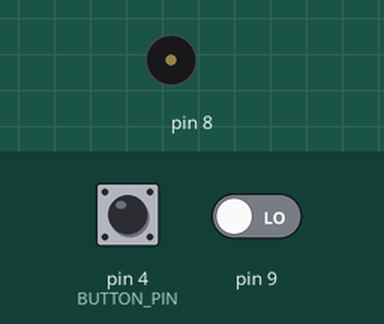
This sketch was run on a simulated Arduino Uno, built with avr-gcc and run on an emulated ATmega328P. On the bench: buzzer (waves = sounding). The inputs (shaded band) are chosen by the test bench; at power-on: pin 4 (BUTTON_PIN) LOW, pin 9 LOW. What the sketch prints to the serial monitor is not drawn.

Above: at 1.2 s.
1.3 s: pin 4 (BUTTON_PIN) pulled HIGH for 0.15 s
At 2.4 s:
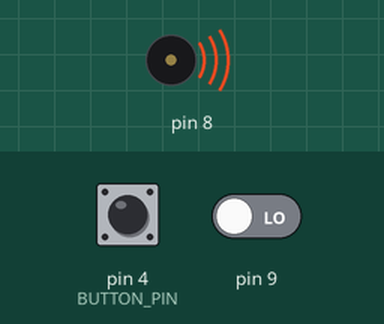
Timing chart, 0 to 4.3 s (numbered marks = the images above; inputs shaded):
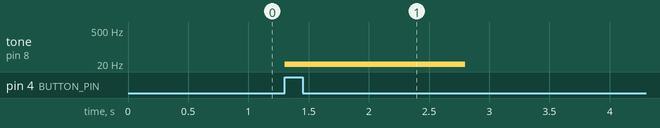

The sketch:

Primeiro_enigma.ino
```cpp
#define BUTTON_PIN 4

long int del;
int inst;
int grilo = 16;
int bau;
int coco;
bool isTouchPressed(int pin)
{
   return digitalRead(pin) == HIGH;
}


struct touch {
   byte wasPressed = LOW;
   byte isPressed = LOW;
};
touch touch;
void setup()
{


   Serial.begin(115200);
   del = millis();
   pinMode(BUTTON_PIN, INPUT);
   pinMode(9, INPUT);

}
void loop()
{
  int state = digitalRead(9);
  Serial.println(state);
  if (millis()-del > 1000){
    if (state == HIGH){
      coco ++;
    }

  }

  if (coco >= 1){
   if (millis() - del > 1000){
     tone(8, grilo,300);
     del = millis();
   }
  }
   touch.isPressed = isTouchPressed(BUTTON_PIN);

   if (touch.wasPressed != touch.isPressed) {
     Serial.println("touch being pressed");
     inst ++;
     Serial.println(inst);
   }
   if (inst == 1){
    for ( int i =   0; i < 5; i++){
       tone(8, 16, 300);
       delay(300);
    }
    inst = 2;
    grilo = 0;
   }
   touch.wasPressed = touch.isPressed;
}
```

Measured:
- after the input at 1.3 s, tone on pin 8: silent → 16 Hz at once, → silent 1.5 s later
